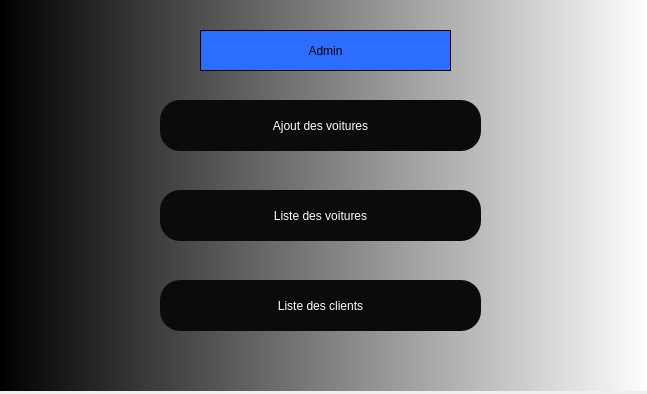
<?xml version="1.0" encoding="UTF-8"?>
<ui version="4.0">
 <class>Dialog</class>
 <widget class="QDialog" name="Dialog">
  <property name="enabled">
   <bool>true</bool>
  </property>
  <property name="geometry">
   <rect>
    <x>0</x>
    <y>0</y>
    <width>647</width>
    <height>394</height>
   </rect>
  </property>
  <property name="windowTitle">
   <string>Dialog</string>
  </property>
  <widget class="QWidget" name="widget" native="true">
   <property name="enabled">
    <bool>true</bool>
   </property>
   <property name="geometry">
    <rect>
     <x>0</x>
     <y>0</y>
     <width>651</width>
     <height>391</height>
    </rect>
   </property>
   <property name="styleSheet">
    <string notr="true">QWidget#widget{
background-color: qlineargradient(spread:pad, x1:0, y1:0, x2:1, y2:0, stop:0 rgba(0, 0, 0, 255), stop:1 rgba(255, 255, 255, 255));}</string>
   </property>
   <widget class="QLabel" name="label">
    <property name="geometry">
     <rect>
      <x>200</x>
      <y>30</y>
      <width>251</width>
      <height>41</height>
     </rect>
    </property>
    <property name="styleSheet">
     <string notr="true">font: 28pt &quot;MS Shell Dlg 2&quot;;background-color:rgb(42, 109, 255)</string>
    </property>
    <property name="frameShape">
     <enum>QFrame::Box</enum>
    </property>
    <property name="text">
     <string>Admin</string>
    </property>
    <property name="textFormat">
     <enum>Qt::AutoText</enum>
    </property>
    <property name="alignment">
     <set>Qt::AlignCenter</set>
    </property>
    <property name="wordWrap">
     <bool>false</bool>
    </property>
   </widget>
   <widget class="QPushButton" name="ajout">
    <property name="geometry">
     <rect>
      <x>160</x>
      <y>100</y>
      <width>321</width>
      <height>51</height>
     </rect>
    </property>
    <property name="styleSheet">
     <string notr="true">border-radius:20px;
background-color: rgb(11, 11, 11);
color:white;
font: 22pt &quot;MS Shell Dlg 2&quot;;</string>
    </property>
    <property name="text">
     <string>Ajout des voitures</string>
    </property>
    <property name="checkable">
     <bool>true</bool>
    </property>
    <property name="autoDefault">
     <bool>true</bool>
    </property>
    <property name="default">
     <bool>false</bool>
    </property>
    <property name="flat">
     <bool>false</bool>
    </property>
   </widget>
   <widget class="QPushButton" name="list_c">
    <property name="geometry">
     <rect>
      <x>160</x>
      <y>280</y>
      <width>321</width>
      <height>51</height>
     </rect>
    </property>
    <property name="styleSheet">
     <string notr="true">border-radius:20px;
background-color: rgb(11, 11, 11);
color:white;
font: 22pt &quot;MS Shell Dlg 2&quot;;</string>
    </property>
    <property name="text">
     <string>Liste des clients</string>
    </property>
    <property name="checkable">
     <bool>true</bool>
    </property>
    <property name="autoDefault">
     <bool>true</bool>
    </property>
    <property name="default">
     <bool>false</bool>
    </property>
    <property name="flat">
     <bool>false</bool>
    </property>
   </widget>
   <widget class="QPushButton" name="liste_v">
    <property name="geometry">
     <rect>
      <x>160</x>
      <y>190</y>
      <width>321</width>
      <height>51</height>
     </rect>
    </property>
    <property name="styleSheet">
     <string notr="true">border-radius:20px;
background-color: rgb(11, 11, 11);
color:white;
font: 22pt &quot;MS Shell Dlg 2&quot;;</string>
    </property>
    <property name="text">
     <string>Liste des voitures</string>
    </property>
    <property name="checkable">
     <bool>true</bool>
    </property>
    <property name="autoDefault">
     <bool>true</bool>
    </property>
    <property name="default">
     <bool>false</bool>
    </property>
    <property name="flat">
     <bool>false</bool>
    </property>
   </widget>
  </widget>
 </widget>
 <resources/>
 <connections/>
</ui>
